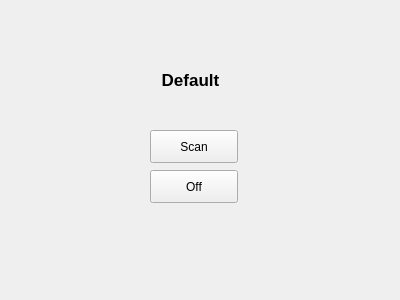
<?xml version="1.0" encoding="UTF-8"?>
<ui version="4.0">
 <class>Form</class>
 <widget class="QWidget" name="Form">
  <property name="geometry">
   <rect>
    <x>0</x>
    <y>0</y>
    <width>400</width>
    <height>300</height>
   </rect>
  </property>
  <property name="windowTitle">
   <string>Form</string>
  </property>
  <widget class="QPushButton" name="pushButton">
   <property name="geometry">
    <rect>
     <x>150</x>
     <y>170</y>
     <width>88</width>
     <height>33</height>
    </rect>
   </property>
   <property name="text">
    <string>Off</string>
   </property>
  </widget>
  <widget class="QPushButton" name="pushButton_2">
   <property name="geometry">
    <rect>
     <x>150</x>
     <y>130</y>
     <width>88</width>
     <height>33</height>
    </rect>
   </property>
   <property name="text">
    <string>Scan</string>
   </property>
  </widget>
  <widget class="QLabel" name="label">
   <property name="geometry">
    <rect>
     <x>30</x>
     <y>70</y>
     <width>321</width>
     <height>20</height>
    </rect>
   </property>
   <property name="font">
    <font>
     <pointsize>13</pointsize>
     <weight>75</weight>
     <bold>true</bold>
    </font>
   </property>
   <property name="layoutDirection">
    <enum>Qt::LeftToRight</enum>
   </property>
   <property name="text">
    <string>Default</string>
   </property>
   <property name="alignment">
    <set>Qt::AlignCenter</set>
   </property>
  </widget>
 </widget>
 <resources/>
 <connections/>
</ui>
